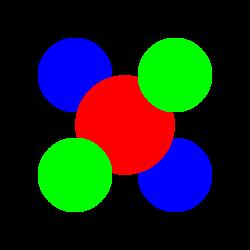

Python code for this plot:
# CENG 415 Applications of Computer Graphics
# Student: Arzu ÖZKAN 16050111051
# Assignment 1

import json
import numpy as np
import math
from PIL import Image, ImageDraw


class Object3D:
    def __init__(self, color):
        self.color = color

    def intersect(ray, hit=0, tmin=0):
        pass


class Sphere(Object3D):
    def __init__(self, data, ind=0):
        self.radiusSphere = data['group'][ind]['sphere']['radius']
        self.centerSphere = data['group'][ind]['sphere']['center']
        self.color = tuple(np.array(data['group'][ind]['sphere']['color']))

    def intersect(self, ray, hit=None, tmin=0.001):
        oc = ray.origin - self.centerSphere
        a = np.dot(ray.direction, ray.direction)
        b = 2 * np.dot(oc, ray.direction)
        c = np.dot(oc, oc) - pow(self.radiusSphere, 2)
        d = (b * b - 4 * a * c)
        if d < 0:
            return -1
        else:
            d = math.sqrt(d)
            t1 = (-b + d) / (2 * a)
            t2 = (-b - d) / (2 * a)
            if tmin < t1 <= t2:
                t = t1
            t = t2
            hit.t = t
            h.color = self.color
            return t


class Group(Object3D):

    def __init__(self):
        self.objects = []

    def addSphere(self, sphere):
        self.objects.append(sphere)

    def intersect(self, ray, hit, tmin=0):
        hit_tmp = {}
        for s in self.objects:
            t_tmp = s.intersect(ray, hit)
            if (t_tmp != -1):
                hit_tmp[self.objects.index(s)] = t_tmp
        if len(hit_tmp) == 0:
            hit.color = back_color
            return -1
        else:
            min_t = min(list(hit_tmp.values()))
            # print("mint,", min_t)
            hit.t = min_t
            index = list(hit_tmp.keys())[list(hit_tmp.values()).index(min_t)]
            hit.color = self.objects[index].color
            return min_t

class Camera:
    def generateRay(x, y):
        pass


class OrthographicCamera(Camera):
    def __init__(self, data):
        self.center = np.array(data['orthocamera']['center'])
        self.dir = np.array(data['orthocamera']['direction'])
        self.up = np.array(data['orthocamera']['up'])
        self.size = data['orthocamera']['size']

    def generateRay(self, x, y):
        horizontal = np.cross(self.dir * -1, self.up)
        return (self.center + (x - 0.5) * self.size * horizontal + (y - 0.5) * self.size * self.up)


class Ray:
    def __init__(self, origin, direction):
        self.origin = origin
        self.direction = direction


class Hit:
    def __init__(self, t=0, color=(0, 0, 0)):
        self.t = t
        self.color = color


# normalization
def findNormalize(x, y, size):
    return ((x + 0.5) / size[0], (y + 0.5) / size[1])


def rayTracingColor(image, hit, g):
    pixel = image.load()
    # ray tracing for every pixel
    for i in range(SIZE[0]):
        for j in range(SIZE[1]):
            x, y = findNormalize(i, j, SIZE)
            r = orthcam.generateRay(x, y)
            ray = Ray(r, orthcam.dir)
            t = g.intersect(ray, hit)
            # make control the t whether there is a hit
            if t != -1:
                # print("hit.color,",hit.color)
                pixel[i, j] = tuple(hit.color)
            else:
                pixel[i, j] = tuple(back_color)
    image.save("scene2.jpg")


def rayTracingDepth(image, hit, g):
    # pixels
    pixel = image.load()
    # ray tracing for every pixel
    near = 8
    far = 11.5
    for i in range(SIZE[0]):
        for j in range(SIZE[1]):
            x, y = findNormalize(i, j, SIZE)
            r = orthcam.generateRay(x, y)
            ray = Ray(r, orthcam.dir)
            t = g.intersect(ray, hit)
            # make control the t whether there is a hit
            if t != -1:
                depth = abs(int(round((far - hit.t) / (far - near) * 255) - 1))
                hit.color = (depth, depth, depth)
                pixel[i, j] = hit.color
            else:
                pixel[i, j] = tuple(back_color)
    image.save("scene2_depth.jpg")


def makeGroup(group, data):
    for i in range(5):
        group.addSphere(Sphere(data, i))


if __name__ == '__main__':
    # read the json file
    with open('scene2.json') as f:
        data = json.load(f)

    SIZE = (250, 250)
    back_color = np.array(data['background']['color'])
    # objects
    orthcam = OrthographicCamera(data)
    groupSphere = Group()
    h = Hit()
    im = Image.new('RGB', SIZE, tuple(back_color))

    makeGroup(groupSphere, data)

    rayTracingColor(im, h, groupSphere)
    rayTracingDepth(im, h, groupSphere)
